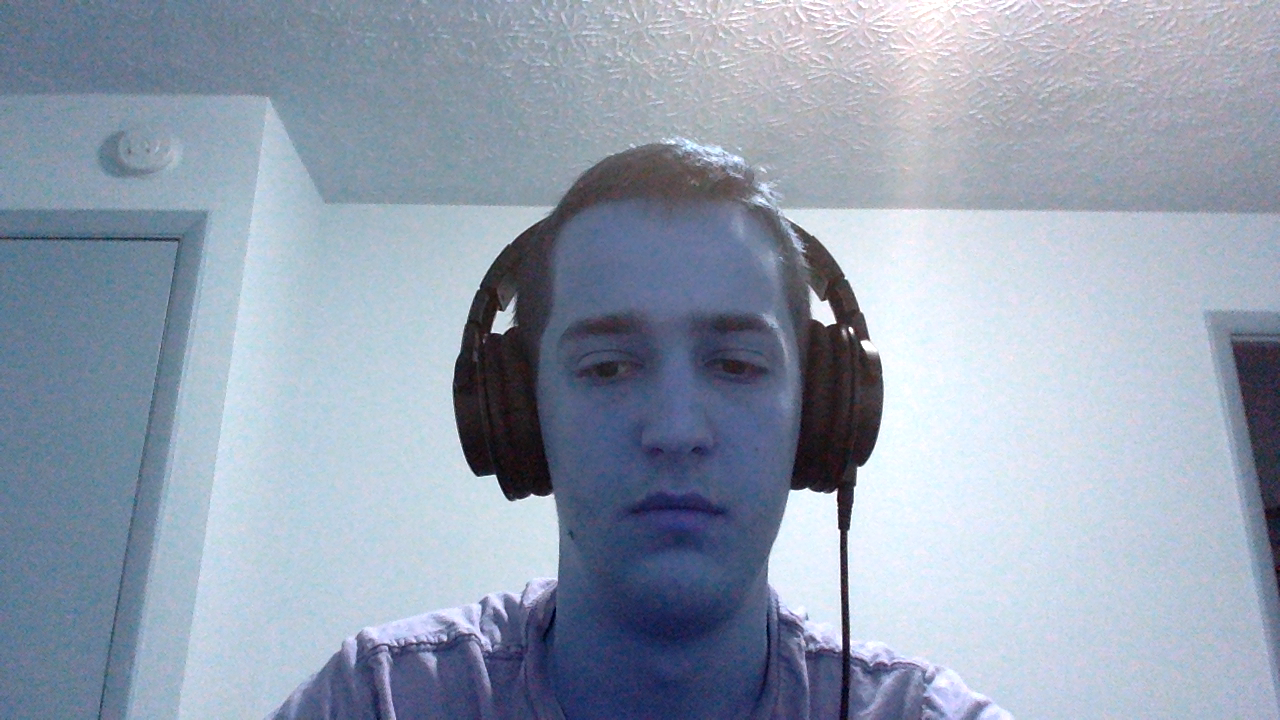
#> input picture frames/frame1.png, 1280 x 720 px, found by its file name
$ python fps_for_tracking.py
#> lines starting #> are read from the running program, lines starting #| are printed output that depends on the picture
import cv2
import numpy as np
import matplotlib.pyplot as plt
import time


def get_fps(gray, box_coor, feature_opt):
    '''
    inputs:
    img: img = cv2.cvtColor(img, cv2.COLOR_BGR2RGB) , img = cv2.imread(filename)
    box_coor: (rt, ct, rb, cb) coordinates of top left and bottom right corners
    returns:
    fps_coor: (r_l, c_l, r_r, c_r)
    '''
    rt, ct, rb, cb = box_coor
    gray = gray[rt:rb, ct:cb]

    if feature_opt=='surf':
        surf = cv2.xfeatures2d.SURF_create()
        kps, _ = surf.detectAndCompute(gray, None)
    elif feature_opt=='sift':
        sift = cv2.xfeatures2d.SIFT_create()
        kps, _ = sift.detectAndCompute(gray, None)
    else: # fast features
        fast = cv2.FastFeatureDetector_create()
        kps = fast.detect(gray, None)


    # extract keypoints coordinates
    pts_c = np.zeros([len(kps), ])
    pts_r = np.zeros([len(kps), ])
    for i in range(len(kps)):
        pts_c[i] = kps[i].pt[0]
        pts_r[i] = kps[i].pt[1]

    idx_left = np.where(pts_c==min(pts_c))
    idx_right = np.where(pts_c==max(pts_c))

    # convert feature points coordinates back to the original full image
    c_l = pts_c[idx_left[0][0]] # left point
    r_l = pts_r[idx_left[0][0]]
    c_r = pts_c[idx_right[0][0]] # right point
    r_r = pts_r[idx_right[0][0]]

    # coordinates of feature points in the original image
    c_l += ct
    r_l += rt
    c_r += ct
    r_r += rt

    return (r_l, c_l, r_r, c_r)

# test script
if __name__=='__main__':

    img = cv2.imread('frame1.png')
#> img is the input picture: shape (720, 1280, 3); mean B, G, R 177.1, 159.5, 148.1
    img = cv2.cvtColor(img, cv2.COLOR_BGR2RGB)

    '''
    rt,ct = 313, 534
    rb, cb = 400, 630
    '''

    rt, ct = 337, 655
    rb, cb = 379, 732


    box_coor = (rt, ct, rb, cb)
    st = time.time()
    r_l, c_l, r_r, c_r = get_fps(img, box_coor,'surf')
#> in get_fps, `gray = gray[rt:rb, ct:cb]`:
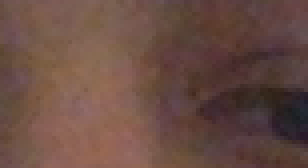
#> gray: shape (42, 77, 3) (shown 4 times larger); mean of channels 0, 1, 2 67.4, 76.3, 105.5; drawn as B, G, R
#> (the run stopped early here; a loop or call above may not have finished)
